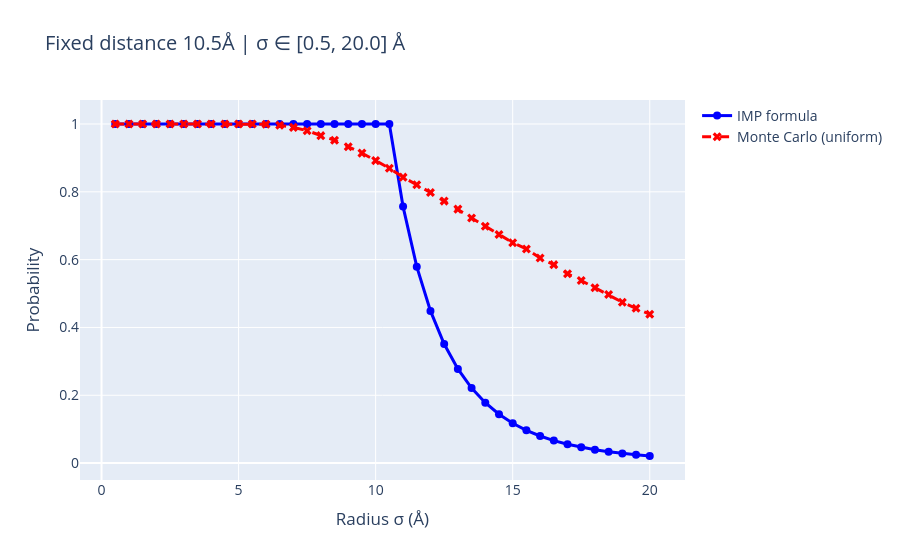

Here is the notebook cell this chart was saved with:
### Code cell
import os
import numpy as np
import matplotlib.pyplot as plt
import plotly.graph_objects as go  # For interactive Plotly plot

def create_radius_sweep_plot(
    distance=35.0,
    sigma_min=2.0,
    sigma_max=30.0,
    steps=29,
    L=21.0,
    N_mc=500000
):
    """
    Compare IMP vs uniform Monte Carlo probabilities as the sphere radius grows.
    Interactive Plotly plot displayed, Matplotlib used for PDF save.
    """
    sigma_values = np.linspace(sigma_min, sigma_max, steps)
    prob_imp = []
    prob_mc = []
    p1 = np.array([0.0, 0.0, 0.0])
    p2 = np.array([distance, 0.0, 0.0])

    for sigma in sigma_values:
        prob_imp.append(compute_imp_probability(distance, sigma, sigma, L))
        prob_mc.append(compute_mc_probability(p1, p2, sigma, sigma, L, N=N_mc))

    # Create Plotly figure for interactive display
    fig_plotly = go.Figure()
    fig_plotly.add_trace(go.Scatter(x=sigma_values, y=prob_imp, mode='lines+markers', name='IMP formula', line=dict(color='blue', width=3), marker=dict(size=8)))
    fig_plotly.add_trace(go.Scatter(x=sigma_values, y=prob_mc, mode='lines+markers', name='Monte Carlo (uniform)', line=dict(color='red', width=3, dash='dash'), marker=dict(size=8, symbol='x')))
    fig_plotly.update_layout(
        title=f'Fixed distance {distance:.1f}Å | σ ∈ [{sigma_min:.1f}, {sigma_max:.1f}] Å',
        xaxis_title='Radius σ (Å)',
        yaxis_title='Probability',
        font=dict(size=14)
    )
    fig_plotly.show()  # Display interactive Plotly plot
    
    # Create Matplotlib figure for PDF save
    fig, ax = plt.subplots(figsize=(10, 6))
    ax.plot(sigma_values, prob_imp, 'o-', color='blue', linewidth=3, markersize=8, label='IMP formula')
    ax.plot(sigma_values, prob_mc, 'x--', color='red', linewidth=3, markersize=8, label='Monte Carlo (uniform)')
    ax.set_xlabel('Radius σ (Å)', fontsize=16)
    ax.set_ylabel('Probability', fontsize=16)
    ax.set_title(f'Fixed distance {distance:.1f}Å | σ ∈ [{sigma_min:.1f}, {sigma_max:.1f}] Å', fontsize=18)
    ax.legend(fontsize=14)
    ax.grid(True, alpha=0.3)
    
    # Ensure output directory exists
    if not os.path.exists("output_figures"):
        os.makedirs("output_figures")
        
    # Save as PDF
    filename = f"output_figures/radius_sweep_d{distance}_L{L}.pdf"
    fig.savefig(filename, bbox_inches='tight')
    print(f"Figure saved to {filename}")
    
    return {"sigma": sigma_values, "prob_imp": np.array(prob_imp), "prob_mc": np.array(prob_mc)}

# example usage
create_radius_sweep_plot(distance=10.5, sigma_min=0.5, sigma_max=20.0, steps=40, L=21.0, N_mc=50000)

### Figure 1 — Plotly figure (JSON) as saved in the notebook; plotly's stock layout.template omitted (floating-point values rounded to 4 significant figures)
{"data": [{"line": {"color": "blue", "width": 3}, "marker": {"size": 8}, "mode": "lines+markers", "name": "IMP formula", "type": "scatter", "x": [0.5, 1.0, 1.5, 2.0, 2.5, 3.0, 3.5, 4.0, 4.5, 5.0, 5.5, 6.0, 6.5, 7.0, 7.5, 8.0, 8.5, 9.0, 9.5, 10.0, 10.5, 11.0, 11.5, 12.0, 12.5, 13.0, 13.5, 14.0, 14.5, 15.0, 15.5, 16.0, 16.5, 17.0, 17.5, 18.0, 18.5, 19.0, 19.5, 20.0], "y": [1, 1, 1, 1, 1, 1, 1, 1, 1, 1, 1, 1, 1, 1, 1, 1, 1, 1, 1.0, 1, 1, 0.7564, 0.5794, 0.4488, 0.3513, 0.2776, 0.2214, 0.178, 0.1442, 0.1176, 0.09664, 0.07988, 0.06641, 0.05552, 0.04666, 0.0394, 0.03343, 0.02848, 0.02437, 0.02094]}, {"line": {"color": "red", "dash": "dash", "width": 3}, "marker": {"size": 8, "symbol": "x"}, "mode": "lines+markers", "name": "Monte Carlo (uniform)", "type": "scatter", "x": [0.5, 1.0, 1.5, 2.0, 2.5, 3.0, 3.5, 4.0, 4.5, 5.0, 5.5, 6.0, 6.5, 7.0, 7.5, 8.0, 8.5, 9.0, 9.5, 10.0, 10.5, 11.0, 11.5, 12.0, 12.5, 13.0, 13.5, 14.0, 14.5, 15.0, 15.5, 16.0, 16.5, 17.0, 17.5, 18.0, 18.5, 19.0, 19.5, 20.0], "y": [1, 1, 1, 1, 1, 1, 1, 1, 1, 1, 1.0, 0.9994, 0.9962, 0.9901, 0.9804, 0.9657, 0.952, 0.9329, 0.9141, 0.892, 0.8696, 0.8433, 0.821, 0.7981, 0.7726, 0.7489, 0.7229, 0.6985, 0.6744, 0.6501, 0.6314, 0.6047, 0.5853, 0.5585, 0.5383, 0.517, 0.4973, 0.4744, 0.4564, 0.4392]}], "layout": {"font": {"size": 14}, "title": {"text": "Fixed distance 10.5Å | σ ∈ [0.5, 20.0] Å"}, "xaxis": {"title": {"text": "Radius σ (Å)"}}, "yaxis": {"title": {"text": "Probability"}}}}
